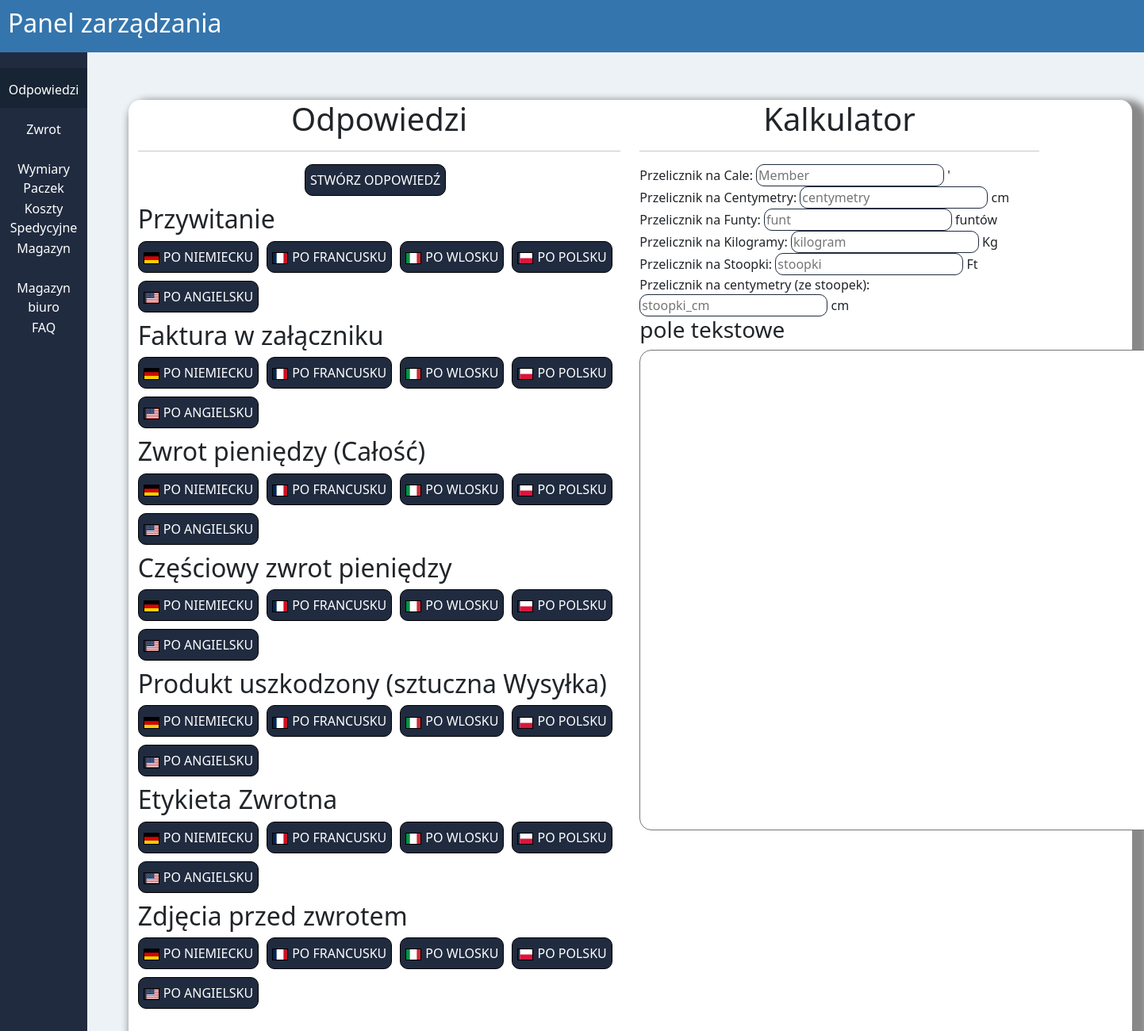
The page / on the database its author committed.
### tables this page shows
CREATE TABLE `skroty` (
  `id` int(11) NOT NULL,
  `Nazwa` text NOT NULL,
  `niemiecki` text NOT NULL,
  `francuski` text NOT NULL,
  `wloski` text NOT NULL,
  `polski` text NOT NULL,
  `angielski` text NOT NULL
);

### index.php (the view, shortened to what this page needs)
<?php
    require "connect.php";
    $conn = new mysqli($host, $db_user, $db_password, $db_name);
    $conn->set_charset("utf8");
    $sql = "SELECT * FROM skroty;";
	$result = $conn->query($sql);
    ?>
<!DOCTYPE html>
<html lang="en">
<head>
    <?php
    require "addons/head.php";
?>
</head>
<body>
    <?php
    require 'addons/title.php'
?>
<div class="row">
    <?php
    require 'addons/navbar.php';
    ?>
    <div class="col-11">
        <div class="row odstep bialy cien">
            <div class="col-6">
            <h1 class="srodek">Odpowiedzi</h1>
            <hr>
            <center>
                <a href="dodanie.php"><button>Stwórz odpowiedź</button></a>
            </center>
        <?php
                    while($row = $result->fetch_assoc()) {
                        $nazwa = $row['Nazwa'];
                        $niemiecki = $row['niemiecki'];
                        $francuski = $row['francuski'];
                        $wloski = $row['wloski'];
                        $polski = $row['polski'];
                        $angielski = $row['angielski'];
                        echo "<h2>".$nazwa."</h2>";
                        echo '<button onClick="SelfCopy(this.id)" id="'.$niemiecki.'"><img src="img/de.svg">po niemiecku</button>';
                        echo '<button onClick="SelfCopy(this.id)" id="'.$francuski.'"><img src="img/fr.svg">po francusku</button>';
                        echo '<button onClick="SelfCopy(this.id)" id="'.$wloski.'"><img src="img/it.svg">po wlosku</button>';
                        echo '<button onClick="SelfCopy(this.id)" id="'.$polski.'"><img src="img/pl.svg">po polsku</button>';
                        echo '<button onClick="SelfCopy(this.id)" id="'.$angielski.'"><img src="img/us.svg">po angielsku</button>';
                    }
                        ?>
            </div>
            <div class="col-5">
                <h1 class="srodek">Kalkulator</h1>
                <hr>
            <label class="contactform-label" for="contactform-member">Przelicznik na Cale:</label>
            <input class="contactform-input input" type="text" id="contactform-member" placeholder="Member" name="member" value="" onkeyup="fun()" />
            <span id="wynik"></span> '
            <br>
            <label class="contactform-label" for="contactform-centymetry">Przelicznik na Centymetry:</label>
            <input class="contactform-input input" type="text" id="contactform-centymetry" placeholder="centymetry" name="centymetry" value="" onkeyup="centymetry()" />
            <span id="wynik_centymetry"></span> cm
            <br>
            <label class="contactform-label" for="contactform-funt">Przelicznik na Funty:</label>
            <input class="contactform-input input" type="text" id="contactform-funt" placeholder="funt" name="funt" value="" onkeyup="funt()" />
            <span id="wynik_funt"></span> funtów
            <br>
            <label class="contactform-label" for="contactform-kilogram">Przelicznik na Kilogramy:</label>
            <input class="contactform-input input" type="text" id="contactform-kilogram" placeholder="kilogram" name="kilogram" value="" onkeyup="kilogram()" />
            <span id="wynik_kilogram"></span> Kg
            <br>
            <label class="contactform-label" for="contactform-kilogram">Przelicznik na Stoopki:</label>
            <input class="contactform-input input" type="text" id="contactform-stoopki" placeholder="stoopki" name="kilogram" value="" onkeyup="stoopki()" />
            <span id="wynik_stoopki"></span> Ft
            <br>
            <label class="contactform-label" for="contactform-kilogram">Przelicznik na centymetry (ze stoopek):</label>
            <input class="contactform-input input" type="text" id="contactform-stoopkicm" placeholder="stoopki_cm" name="kilogram" value="" onkeyup="stoopki_cm()" />
            <span id="wynik_stoopki_cm"></span> cm
            <h3>pole tekstowe</h3>
            <textarea rows="25" cols="80" id="wklej"></textarea>
            </div>
            </div>
            </div>
</body>
</html>

### assets/css/style.css (style rules this page uses)
body { background-color: #edf2f6; overflow-x: hidden; }
button { outline: none; height: 40px; margin-bottom: 10px; margin-right: 10px; font-size: 1em; -webkit-box-sizing: border-box; box-sizing: border-box; border: none; text-transform: uppercase; cursor: pointer; -webkit-transition: all .2s ease-in-out; transition: all .2s ease-in-out; background-color: #202b3f; color: white; border: 1px solid black; border-radius: 10px; }
.srodek { text-align: center; }
textarea { border-radius: 15px; }
img { margin-right: 5px; border: 1px solid black; width: 20px; height: 15px; }
.odstep { margin-top: 60px; margin-left: 3%; margin-right: 3%; padding-bottom: 200px; }
a { text-decoration: none; }
.bialy { background-color: white; border-radius: 15px; margin-right: 15px; }
.cien { -webkit-box-shadow: 10px 10px 10px 10px #888888; box-shadow: 10px 10px 10px 10px #888888; }
.input { border-radius: 10px; border: solid 1px #202b3f; }

### rows shown on the page
skroty: Nazwa "Przywitanie"
skroty: Nazwa "Faktura w załączniku"
skroty: Nazwa "Zwrot pieniędzy (Całość)"
skroty: Nazwa "Częściowy zwrot pieniędzy"
skroty: Nazwa "Produkt uszkodzony (sztuczna Wysyłka)"
skroty: Nazwa "Etykieta Zwrotna"
skroty: Nazwa "Zdjęcia przed zwrotem"
